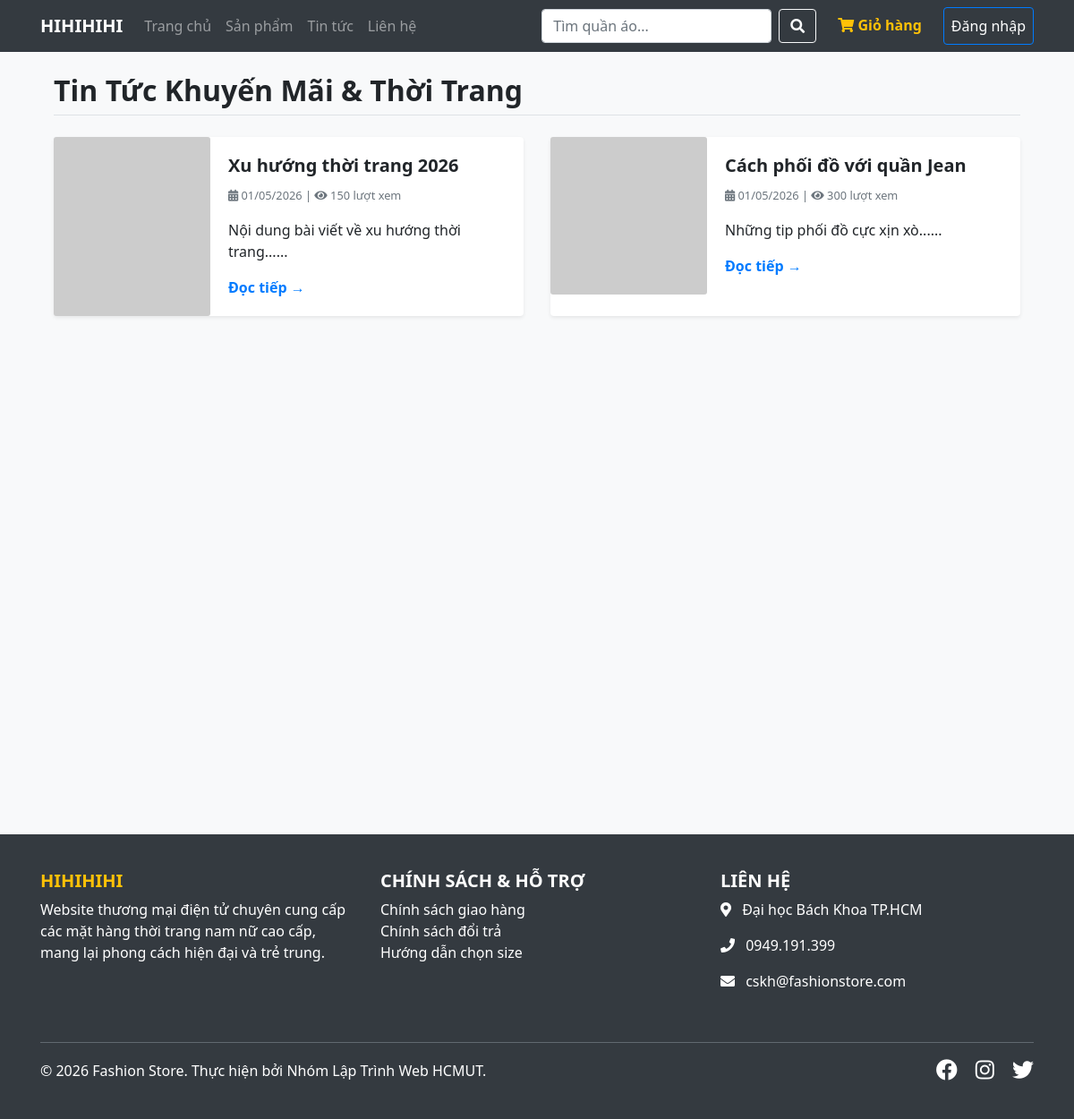
Page /index.php?controller=news&action=index on the committed database.
### tables this page shows
CREATE TABLE `news` (
  `id` INT AUTO_INCREMENT PRIMARY KEY,
  `title` VARCHAR(255) NOT NULL,
  `content` TEXT NOT NULL,
  `author_id` INT,
  `thumbnail` VARCHAR(255) DEFAULT 'default_news.jpg',
  `views` INT DEFAULT 0,
  `created_at` TIMESTAMP DEFAULT CURRENT_TIMESTAMP,
  FOREIGN KEY (`author_id`) REFERENCES `users`(`id`) ON DELETE SET NULL ON UPDATE CASCADE
);

### src/Controllers/NewsController.php (called while the page is built, shortened)
<?php
require_once __DIR__ . '/../Models/NewsModel.php';
class NewsController extends Controller {
    private $newsModel;
    public function __construct() {
        $this->newsModel = new NewsModel();
    }
    public function index() {
        $newsList = $this->newsModel->getLatestNews(10);
        $this->renderFrontend('news/index', [
            'page_title' => 'Tin Tức Thời Trang',
            'newsList' => $newsList
        ]);
    }
}

### src/Core/Model.php (called while the page is built, shortened)
<?php
class Model {
    public function __construct() {
        $database = new Database();
        $this->db = $database->getConnection();
    }
}

### config/db.php (called while the page is built, shortened)
<?php
class Database {
    private $host = "localhost";
    private $db_name = "new_cloth_web";
    private $username = "root";
    private $password = "";
    public function getConnection() {
        $this->conn = null;
        try {
            $this->conn = new PDO("mysql:host=" . $this->host . ";dbname=" . $this->db_name . ";charset=utf8mb4", $this->username, $this->password);
            $this->conn->setAttribute(PDO::ATTR_ERRMODE, PDO::ERRMODE_EXCEPTION);
            $this->conn->setAttribute(PDO::ATTR_DEFAULT_FETCH_MODE, PDO::FETCH_ASSOC);
        } catch(PDOException $exception) {
            die("Lỗi kết nối CSDL: " . $exception->getMessage());
        }
        return $this->conn;
    }
}

### src/Models/NewsModel.php (called while the page is built, shortened)
<?php
require_once __DIR__ . '/../Core/Model.php';
class NewsModel extends Model {
    public function getLatestNews($limit = 10) {
        $sql = "SELECT n.*, u.full_name as author_name FROM news n LEFT JOIN users u ON n.author_id = u.id ORDER BY n.created_at DESC LIMIT :limit";
        $stmt = $this->db->prepare($sql);
        $stmt->bindValue(':limit', (int)$limit, PDO::PARAM_INT);
        $stmt->execute();
        return $stmt->fetchAll();
    }
}

### src/Views/news/index.php (the view)
<div class="container mt-4 mb-5">
    <h2 class="font-weight-bold border-bottom pb-2 mb-4">Tin Tức Khuyến Mãi & Thời Trang</h2>
    <div class="row">
        <?php if(!empty($newsList)): ?>
            <?php foreach($newsList as $news): ?>
                <div class="col-md-6 mb-4">
                    <div class="card shadow-sm border-0 h-100">
                        <div class="row no-gutters">
                            <div class="col-md-4">
                                <img src="uploads/<?= htmlspecialchars($news['thumbnail'] ?? 'default_news.jpg') ?>" class="card-img h-100" style="object-fit: cover;" onerror="this.src='https://via.placeholder.com/300x200?text=News'">
                            </div>
                            <div class="col-md-8">
                                <div class="card-body d-flex flex-column h-100">
                                    <h5 class="card-title font-weight-bold"><?= htmlspecialchars($news['title']) ?></h5>
                                    <p class="card-text text-muted small"><i class="fa fa-calendar-alt"></i> <?= date('d/m/Y', strtotime($news['created_at'])) ?> | <i class="fa fa-eye"></i> <?= $news['views'] ?> lượt xem</p>
                                    <p class="card-text flex-grow-1"><?= htmlspecialchars(mb_substr($news['content'], 0, 100)) ?>...</p>
                                    <a href="index.php?controller=news&action=detail&id=<?= $news['id'] ?>" class="text-primary font-weight-bold mt-auto">Đọc tiếp &rarr;</a>
                                </div>
                            </div>
                        </div>
                    </div>
                </div>
            <?php endforeach; ?>
        <?php else: ?>
            <div class="col-12 text-center text-muted">Chưa có bài viết nào.</div>
        <?php endif; ?>
    </div>
</div>

### src/Views/layout/main_layout.php (style rules this page uses)
body { font-family: 'Segoe UI', Tahoma, Geneva, Verdana, sans-serif; background-color: #f8f9fa; }

### rows in the picture
news: title "Xu hướng thời trang 2026", created_at "01/05/2026", views "150", content "Nội dung bài viết về xu hướng thời trang..."
news: title "Cách phối đồ với quần Jean", created_at "01/05/2026", views "300", content "Những tip phối đồ cực xịn xò..."

### other values in the picture
$global_settings['site_name'] "HIHIHIHI"
$global_settings['about_text'] "Website thương mại điện tử chuyên cung cấp các mặt hàng thời trang nam nữ cao cấp, mang lại phong cách hiện đại và trẻ trung."
$global_settings['address'] "Đại học Bách Khoa TP.HCM"
$global_settings['phone'] "0949.191.399"
$global_settings['email'] "cskh@fashionstore.com"
